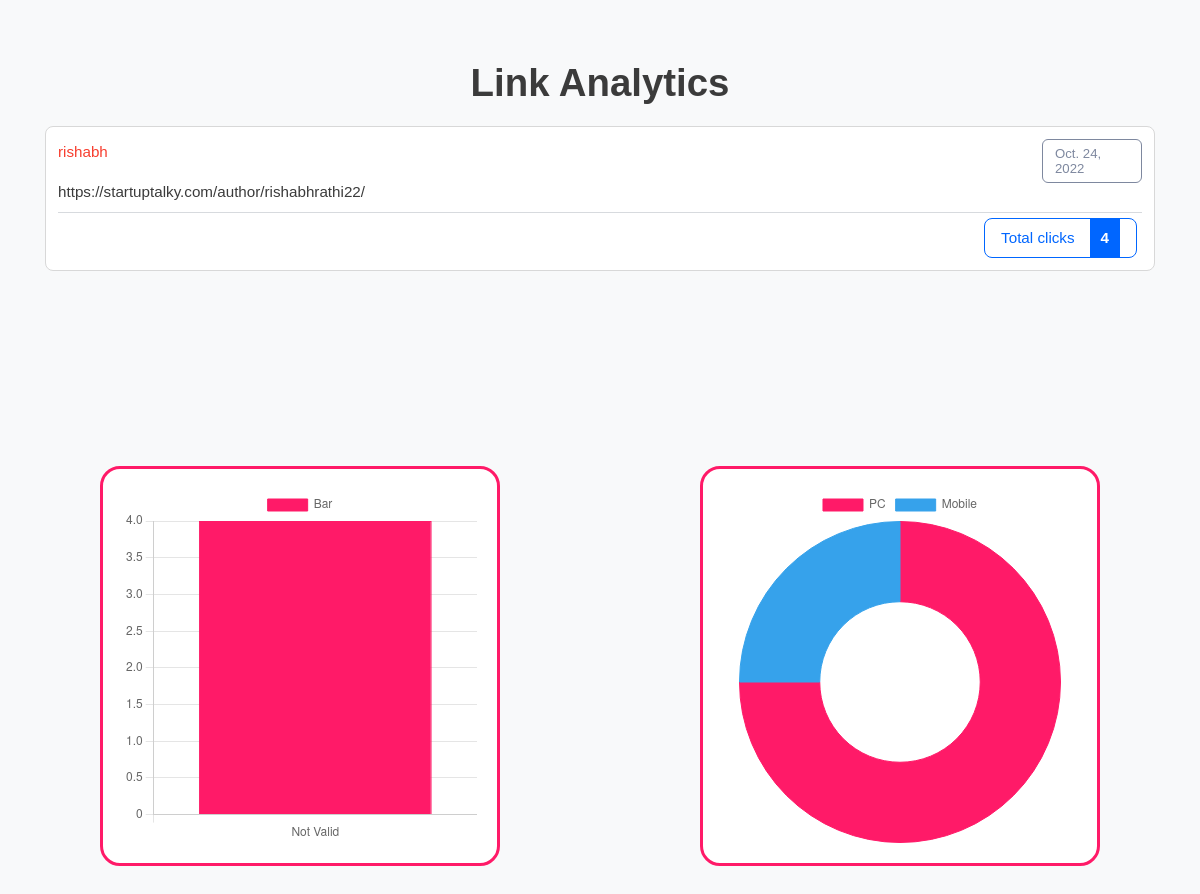
/all-analytics/rishabh, run on an earlier commit of the app's database.
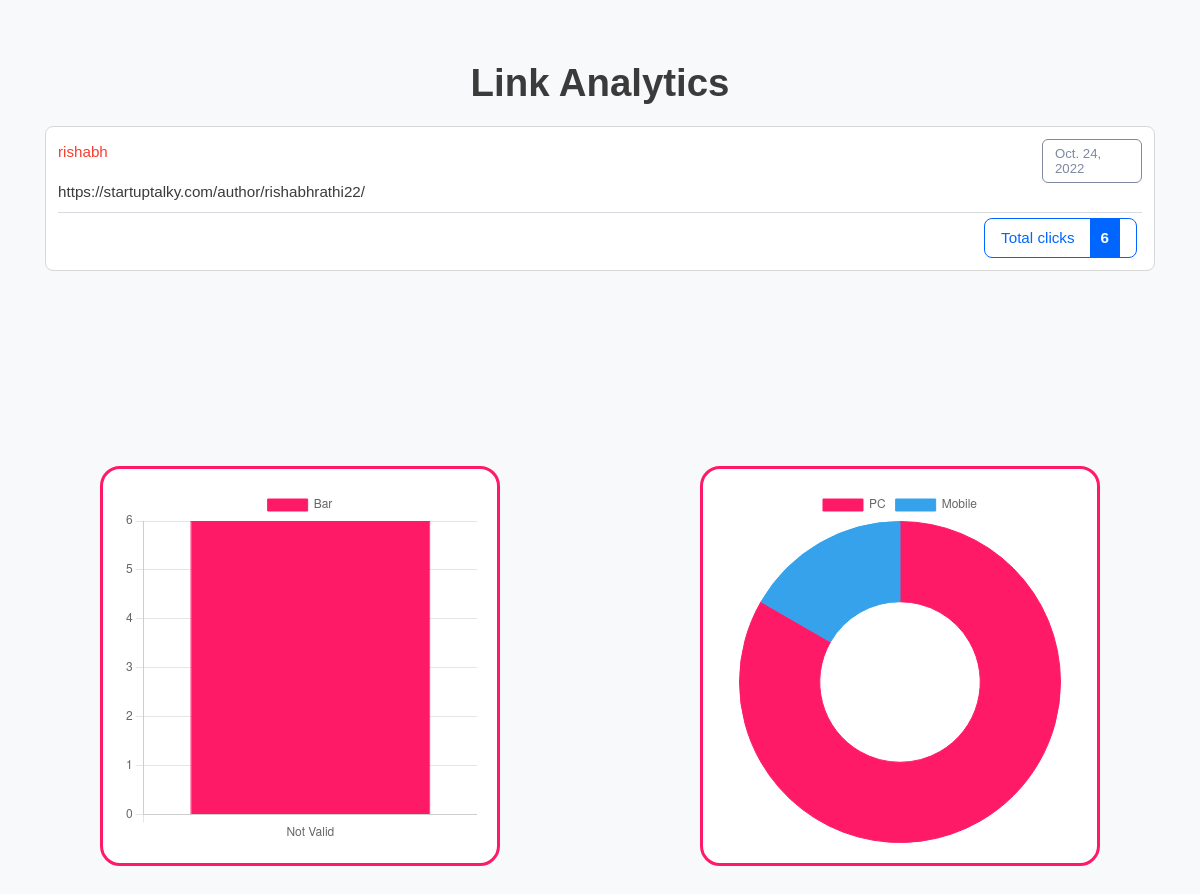
And on a later commit of the database.
### URL_Shortener/models.py (models this page shows)
class URL_Table(models.Model):
    long_url = models.URLField(max_length=500)
    custom_name = models.CharField(max_length=50, unique=True)
    created_date = models.DateField(auto_now_add=True)
    visit_count = models.IntegerField(default=0)
    class Meta:
        verbose_name_plural = 'URL Tables'

### URL_Shortener/views.py (the view)
# urls.py: path('all-analytics/<slug:name>',deep_analytics)
def deep_analytics(request, name):
    row = URL_Table.objects.get(custom_name=name)
    country_data = Country.objects.filter(table=row)
    device_data = Device.objects.filter(table=row)
    context = {
        "row": row,
        'country_data': country_data,
        'device_data': device_data
    }
    return render(request, "deep-analytics.html", context)

### URL_Shortener/templates/deep-analytics.html (shortened to what this page needs)
{% load static %}
<!doctype html>
<html lang="en">
<head>
	<link href="https://cdn.jsdelivr.net/npm/bootstrap@5.0.2/dist/css/bootstrap.min.css" rel="stylesheet"
>
	<link rel="stylesheet" href="{% static 'style.css' %}" type="text/css" media="screen">
</head>
<body class="pace-done lout_stats30">
	<main id="content" role="main" class="wyniki wyniki_all">
			<div class="container">
				<div class="row">
					<div class="col-12 page_log_in mt-0">
						<h2 class="h1" style="text-align: center;">Link Analytics</h2>
					</div>
					<div class="url_options url_stats_o" id="1">
						<p class="data_link">{{ row.created_date }}</p>
						<p class="url_link">
							{{ row.long_url }}
						</p>
						<p id="link" class="link_element">
							<a href="/redirect/{{ row.custom_name }}" class="short_url_l" target="blank">
								{{ row.custom_name }}</a>
						</p>
						<div class="stats_total btn-cutt click_stats btn_norm">
							<div>Total clicks<strong class="allClicks">{{ row.visit_count }}</strong></div>
						</div>
					</div>
				</div>
			</div>
			<div class="chartCard">
				<div class="chartBox">
					<canvas id="myChartBar"></canvas>
				</div>
				<div class="chartBox">
					<canvas id="myChartDoughnut"></canvas>
				</div>
			</div>
			<script>
				// setup Bar Chart
				const dataBar = {
					labels: [{% for data in country_data %} '{{ data.country_name }}', {% endfor %}],
					datasets: [{
						label: 'Bar',
						data: [{% for data in country_data %} '{{ data.country_count }}', {% endfor %}],
						backgroundColor: [
							'rgba(255, 26, 104, 1)',
							'rgba(54, 162, 235, 1)',
							'rgba(255, 206, 86, 1)',
							'rgba(75, 192, 192, 1)',
							'rgba(153, 102, 255, 1)',
							'rgba(255, 159, 64, 1)',
							'rgba(0, 0, 0, 1)'
						],
						borderColor: [
							'rgba(255, 26, 104, 1)',
							'rgba(54, 162, 235, 1)',
							'rgba(255, 206, 86, 1)',
							'rgba(75, 192, 192, 1)',
							'rgba(153, 102, 255, 1)',
							'rgba(255, 159, 64, 1)',
							'rgba(0, 0, 0, 1)'
						],
						borderWidth: 1
					}]
				};
				// config
				const configBar = {
					type: 'bar',
					data: dataBar,
					options: {
						aspectRatio: 1,
						scales: {
							y: {
								beginAtZero: true
							}
						}
					}
				};
				// render init block
				const myChartBar = new Chart(
					document.getElementById('myChartBar'),
					configBar
				);
				// setup Doughnut Chart
				const dataDoughnut = {
					labels: [{% for data in device_data %} '{{ data.device_name }}', {% endfor %}],
					datasets: [{
						label: 'Doughnut',
						data: [{% for data in device_data %} '{{ data.device_count }}', {% endfor %}],
						backgroundColor: [
							'rgba(255, 26, 104, 1)',
							'rgba(54, 162, 235, 1)',
							'rgba(255, 206, 86, 1)',
							'rgba(75, 192, 192, 1)',
							'rgba(153, 102, 255, 1)',
							'rgba(255, 159, 64, 1)',
							'rgba(0, 0, 0, 1)'
						],
						borderColor: [
							'rgba(255, 26, 104, 1)',
							'rgba(54, 162, 235, 1)',
							'rgba(255, 206, 86, 1)',
							'rgba(75, 192, 192, 1)',
							'rgba(153, 102, 255, 1)',
							'rgba(255, 159, 64, 1)',
							'rgba(0, 0, 0, 1)'
						],
						borderWidth: 1
					}]
				};
				// config
				const configDoughnut = {
					type: 'doughnut',
					data: dataDoughnut,
					options: {
					}
				};
				// render init block
				const myChartDoughnut = new Chart(
					document.getElementById('myChartDoughnut'),
					configDoughnut
				);
			</script>
	</main>
</body>
</html>

What changed in the data, as far as the page shows it:
changed URL_Table "https://startuptalky.com/author/rishabhrathi22/": visit_count "4" → "6"
Also different on the page:
chart data {{ data.country_count }}: 4 → 6
chart data {{ data.device_count }}: 3, 1 → 5, 1
